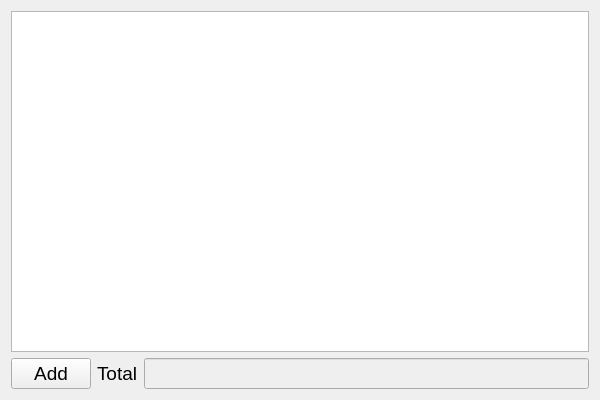
<?xml version="1.0" encoding="UTF-8"?>
<ui version="4.0">
 <class>GUIClass</class>
 <widget class="QWidget" name="GUIClass">
  <property name="geometry">
   <rect>
    <x>0</x>
    <y>0</y>
    <width>600</width>
    <height>400</height>
   </rect>
  </property>
  <property name="windowTitle">
   <string>GUI</string>
  </property>
  <layout class="QVBoxLayout" name="verticalLayout">
   <item>
    <widget class="QTableView" name="tableView"/>
   </item>
   <item>
    <layout class="QHBoxLayout" name="horizontalLayout">
     <item>
      <widget class="QPushButton" name="addButton">
       <property name="font">
        <font>
         <pointsize>14</pointsize>
        </font>
       </property>
       <property name="text">
        <string>Add</string>
       </property>
      </widget>
     </item>
     <item>
      <widget class="QLabel" name="label">
       <property name="font">
        <font>
         <pointsize>14</pointsize>
        </font>
       </property>
       <property name="text">
        <string>Total</string>
       </property>
      </widget>
     </item>
     <item>
      <widget class="QLineEdit" name="totalLineEdit">
       <property name="enabled">
        <bool>false</bool>
       </property>
       <property name="font">
        <font>
         <pointsize>14</pointsize>
        </font>
       </property>
      </widget>
     </item>
    </layout>
   </item>
  </layout>
 </widget>
 <layoutdefault spacing="6" margin="11"/>
 <resources/>
 <connections/>
</ui>
